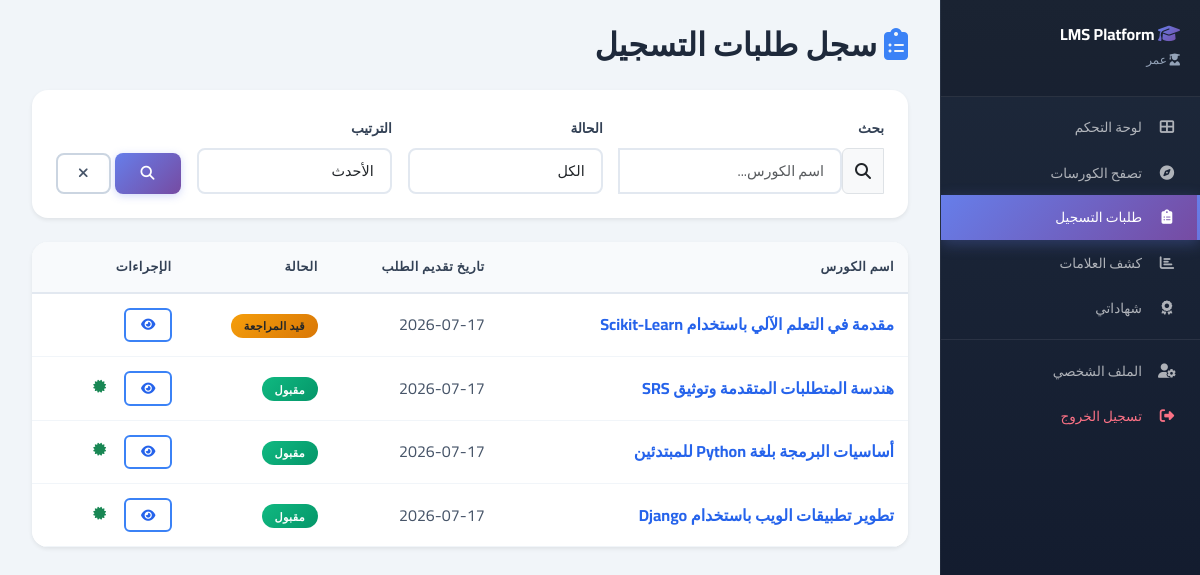
/student/enrollments/ (signed in), run on the app's committed database.
### core/models.py (models this page shows, shortened)
class SystemSettings(models.Model):
    platform_name = models.CharField(max_length=255, default="LMS Platform")
    support_email = models.EmailField(default="support@lms.com")
    enable_registration = models.BooleanField(default=True)
    enable_certificates = models.BooleanField(default=True)
    class Meta:
        verbose_name = "إعدادات النظام"

class Enrollment(models.Model):
    STATUS_CHOICES = [('pending', 'قيد المراجعة'), ('approved', 'مقبول'), ('rejected', 'مرفوض')]
    student = models.ForeignKey(User, on_delete=models.CASCADE, limit_choices_to={'profile__role': 'student'})
    course = models.ForeignKey(Course, on_delete=models.CASCADE)
    status = models.CharField(max_length=20, choices=STATUS_CHOICES, default='pending')
    enrolled_at = models.DateTimeField(auto_now_add=True)

class Course(models.Model):
    STATUS_CHOICES = [('draft', 'مسودة'), ('published', 'منشور'), ('archived', 'مؤرشف')]
    title = models.CharField(max_length=200)
    description = models.TextField()
    teacher = models.ForeignKey(User, on_delete=models.CASCADE, limit_choices_to={'profile__role': 'teacher'})
    category = models.ForeignKey(Category, on_delete=models.SET_NULL, null=True)
    price = models.DecimalField(max_digits=10, decimal_places=2, default=0.00)
    status = models.CharField(max_length=20, choices=STATUS_CHOICES, default='draft')
    created_at = models.DateTimeField(auto_now_add=True)

### core/views.py (the view)
# urls.py: path('student/enrollments/', views.student_enrollments_history, name='student_enrollments_history'),
@login_required
def student_enrollments_history(request):
    enrollments = Enrollment.objects.filter(student=request.user).select_related('course')
    search = request.GET.get('search')
    if search:
        enrollments = enrollments.filter(course__title__icontains=search)
    status_filter = request.GET.get('status')
    if status_filter:
        enrollments = enrollments.filter(status=status_filter)
    sort = request.GET.get('sort', 'newest')
    if sort == 'oldest':
        enrollments = enrollments.order_by('enrolled_at')
    elif sort == 'course':
        enrollments = enrollments.order_by('course__title')
    else:
        enrollments = enrollments.order_by('-enrolled_at')
    paginator = Paginator(enrollments, ITEMS_PER_PAGE)
    page_number = request.GET.get('page')
    page_obj = paginator.get_page(page_number)
    return render(request, 'student/enrollments_history.html', {
        'enrollments': page_obj,
        'page_obj': page_obj,
        'search': search,
        'selected_status': status_filter,
        'selected_sort': sort,
    })

### core/context_processors.py (called while the page is built)
def site_settings(request):
    return {
        'site_name': 'LMS Platform',
        'site_description': 'نظام إدارة التعلم المتكامل',
        'categories': Category.objects.all()[:10],
        'featured_courses': Course.objects.filter(status='published')[:4],
    }

def user_notifications(request):
    if request.user.is_authenticated:
        from .models import Enrollment, CertificateRequest
        if hasattr(request.user, 'profile'):
            if request.user.profile.role == 'teacher':
                pending_enrollments = Enrollment.objects.filter(
                    course__teacher=request.user,
                    status='pending'
                ).count()
                pending_certificates = CertificateRequest.objects.filter(
                    course__teacher=request.user,
                    status='pending'
                ).count()
                return {
                    'pending_enrollments': pending_enrollments,
                    'pending_certificates': pending_certificates,
                }
    return {}

def system_settings(request):
    settings, created = SystemSettings.objects.get_or_create(id=1)
    return {
        'site_settings': settings
    }

### templates/student/enrollments_history.html (shortened to what this page needs)
{% extends 'base.html' %}
{% block content %}
<div class="mb-4">
    <h2 class="fw-bold mb-1"><i class="fas fa-clipboard-list" style="color:var(--primary-500);"></i> سجل طلبات التسجيل</h2>
</div>
<div class="card border-0 shadow-sm mb-4">
    <div class="card-body">
        <form method="get" class="row g-3 align-items-end">
            <div class="col-md-4">
                <label class="form-label fw-600" style="font-size:0.85rem;">بحث</label>
                <div class="input-group">
                    <span class="input-group-text"><i class="fas fa-search"></i></span>
                    <input type="text" name="search" class="form-control" placeholder="اسم الكورس..." value="{{ search|default:'' }}">
                </div>
            </div>
            <div class="col-md-3">
                <label class="form-label fw-600" style="font-size:0.85rem;">الحالة</label>
                <select class="form-select" name="status" onchange="this.form.submit()">
                    <option value="">الكل</option>
                </select>
            </div>
            <div class="col-md-3">
                <label class="form-label fw-600" style="font-size:0.85rem;">الترتيب</label>
                <select class="form-select" name="sort" onchange="this.form.submit()">
                    <option value="newest" {% if selected_sort == 'newest' %}selected{% endif %}>الأحدث</option>
                </select>
            </div>
            <div class="col-md-2 d-flex gap-1">
                <button type="submit" class="btn btn-primary flex-fill"><i class="fas fa-search"></i></button>
                <a href="{% url 'student_enrollments_history' %}" class="btn btn-outline-secondary"><i class="fas fa-times"></i></a>
            </div>
        </form>
    </div>
</div>
<div class="card border-0 shadow-sm">
    <div class="table-responsive">
        <table class="table table-hover mb-0">
            <thead style="background:var(--gray-50);">
                <tr>
                    <th style="padding:14px;font-weight:600;">اسم الكورس</th>
                    <th style="padding:14px;font-weight:600;">تاريخ تقديم الطلب</th>
                    <th style="padding:14px;font-weight:600;">الحالة</th>
                    <th style="padding:14px;font-weight:600;">الإجراءات</th>
                </tr>
            </thead>
            <tbody>
                {% for enc in enrollments %}
                <tr>
                    <td style="padding:14px;"><a href="{% url 'course_detail' enc.course.id %}" class="text-primary fw-bold text-decoration-none">{{ enc.course.title }}</a></td>
                    <td style="padding:14px;">{{ enc.enrolled_at|date:"Y-m-d" }}</td>
                    <td style="padding:14px;">
                        {% if enc.status == 'approved' %}<span class="badge bg-success">مقبول</span>
                        {% elif enc.status == 'pending' %}<span class="badge bg-warning text-dark">قيد المراجعة</span>
                        {% else %}<span class="badge bg-danger">مرفوض</span>{% endif %}
                    </td>
                    <td style="padding:14px;">
                        <div class="d-flex gap-1 flex-wrap">
                            <a href="{% url 'course_detail' enc.course.id %}" class="btn btn-sm btn-outline-primary"><i class="fas fa-eye"></i></a>
                            {% if enc.status == 'approved' %}
                            <a href="{% url 'request_certificate' enc.course.id %}" class="btn btn-sm btn-outline-success"><i class="fas fa-certificate"></i></a>
                            {% endif %}
                        </div>
                    </td>
                </tr>
                {% empty %}
                <tr><td colspan="4" class="text-center text-muted py-4"><i class="fas fa-inbox fa-2x mb-2 d-block"></i>لا توجد طلبات تسجيل<br><a href="{% url 'course_list' %}" class="btn btn-primary mt-2">تصفح الكورسات</a></td></tr>
                {% endfor %}
            </tbody>
        </table>
    </div>
</div>
{% endblock %}

### templates/includes/sidebar.html (shortened to what this page needs)
<div id="sidebar-wrapper" dir="rtl">
    <div class="sidebar-heading">
        <h5>
            <i class="fas fa-graduation-cap"></i>
            {{ site_settings.platform_name|default:"منصة التميز" }}
        </h5>
        <small>
            {% if request.user.profile.role == 'admin' %}
                <i class="fas fa-shield-alt"></i> مدير النظام
            {% elif request.user.profile.role == 'teacher' %}
                <i class="fas fa-chalkboard-teacher"></i> {{ request.user.first_name|default:request.user.username }}
            {% elif request.user.profile.role == 'student' %}
                <i class="fas fa-user-graduate"></i> {{ request.user.first_name|default:request.user.username }}
            {% endif %}
        </small>
    </div>
    <div class="list-group list-group-flush">
        {% if request.user.profile.role == 'student' %}
            <a href="{% url 'student_dashboard' %}" class="list-group-item {% if request.resolver_match.url_name == 'student_dashboard' %}active{% endif %}">
                <i class="fas fa-th-large"></i> لوحة التحكم
            </a>
            <a href="{% url 'course_list' %}" class="list-group-item {% if request.resolver_match.url_name == 'course_list' %}active{% endif %}">
                <i class="fas fa-compass"></i> تصفح الكورسات
            </a>
            <a href="{% url 'student_enrollments_history' %}" class="list-group-item {% if request.resolver_match.url_name == 'student_enrollments_history' %}active{% endif %}">
                <i class="fas fa-clipboard-list"></i> طلبات التسجيل
            </a>
            <a href="{% url 'student_scorecard' %}" class="list-group-item {% if request.resolver_match.url_name == 'student_scorecard' %}active{% endif %}">
                <i class="fas fa-chart-bar"></i> كشف العلامات
            </a>
            <a href="{% url 'student_certificates_history' %}" class="list-group-item {% if request.resolver_match.url_name == 'student_certificates_history' %}active{% endif %}">
                <i class="fas fa-award"></i> شهاداتي
            </a>
        {% endif %}
        <div style="border-top: 1px solid rgba(255,255,255,0.08); margin-top: 0.5rem; padding-top: 0.5rem;">
            <a href="{% url 'profile' %}" class="list-group-item">
                <i class="fas fa-user-cog"></i> الملف الشخصي
            </a>
            <a href="{% url 'logout' %}" class="list-group-item" style="color: var(--rose-400) !important;">
                <i class="fas fa-sign-out-alt"></i> تسجيل الخروج
            </a>
        </div>
    </div>
</div>

### data on the page
SystemSettings: platform_name "LMS Platform"
Enrollment: course "مقدمة في التعلم الآلي باستخدام Scikit-Learn", enrolled_at "2026-07-17", status "قيد المراجعة"
Enrollment: course "هندسة المتطلبات المتقدمة وتوثيق SRS", enrolled_at "2026-07-17", status "مقبول"
Enrollment: course "أساسيات البرمجة بلغة Python للمبتدئين", enrolled_at "2026-07-17", status "مقبول"
Enrollment: course "تطوير تطبيقات الويب باستخدام Django", enrolled_at "2026-07-17", status "مقبول"

### other printed values
{{ request.user.first_name|default:request.user.username }} "عمر"
